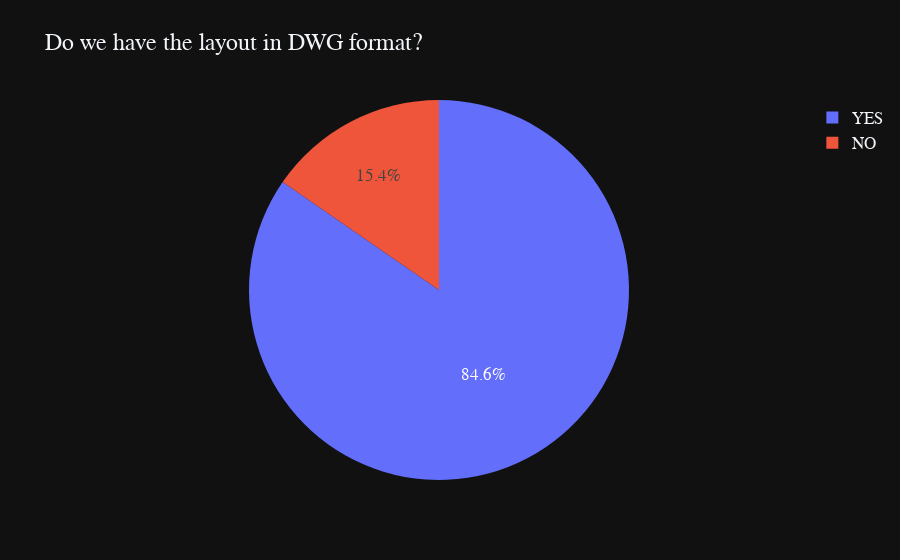

Notebook cell for this chart:
### Code cell
# Pie chart
fig = px.pie(layout_dwg, 
            values=layout_dwg.value_counts(),
            names=layout_dwg.value_counts().index,
            title='Do we have the layout in DWG format?',
            template='plotly_dark'
            )
fig.update_layout(
    font = dict(size=17,family="Franklin Gothic"))
fig.show()

### Figure 1 — Plotly figure (JSON) as saved in the notebook; plotly's stock layout.template omitted (floating-point values rounded to 4 significant figures)
{"data": [{"domain": {"x": [0, 1], "y": [0, 1]}, "hovertemplate": "label=%{label}<br>value=%{value}<extra></extra>", "labels": ["YES", "NO"], "legendgroup": "", "name": "", "showlegend": true, "type": "pie", "values": [198, 36]}], "layout": {"font": {"family": "Franklin Gothic", "size": 17}, "legend": {"tracegroupgap": 0}, "title": {"text": "Do we have the layout in DWG format?"}}}
